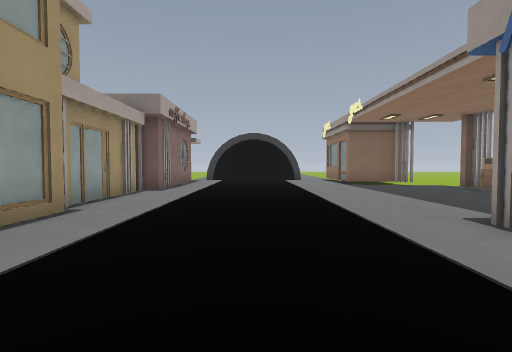
view 1 (above)

24 first-person views from a walk through a 3-D level made in the Godot game engine. The camera is 1.5 m above the floor, tilts 2° down and sees 85° across. The floor is counted in squares, 2 m on a side. Each view is taken from the middle of a square. On the plan, view 1 faces up. The plan holds only what a view shows up to about 10 squares ahead; the rest is blank. The place goes on beyond the plan. Flat picture figures and markers are left out. Some surface patterns are stand-ins.

view 2
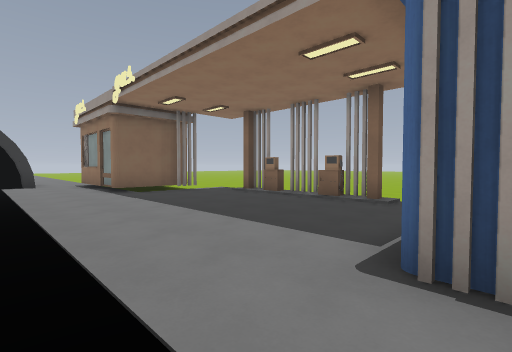

view 3
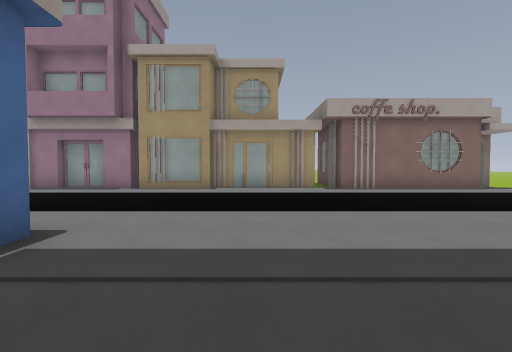

view 4
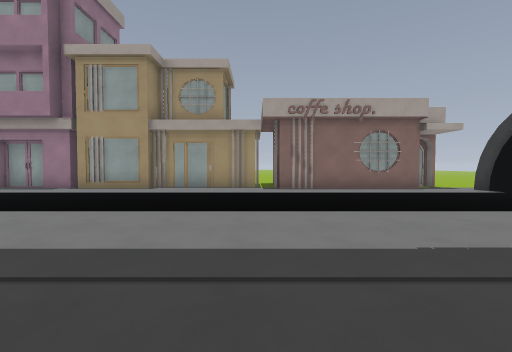

view 5
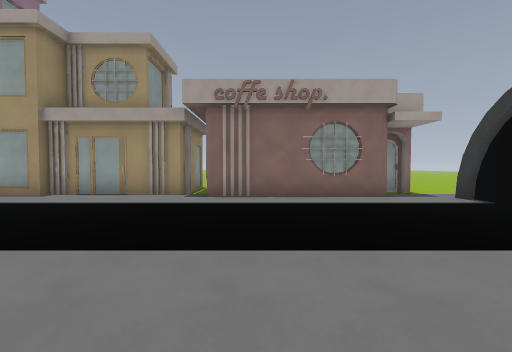

view 6
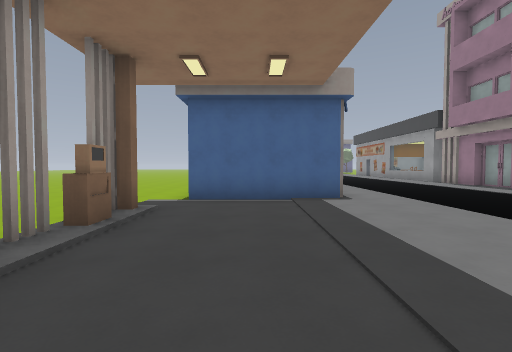

view 7
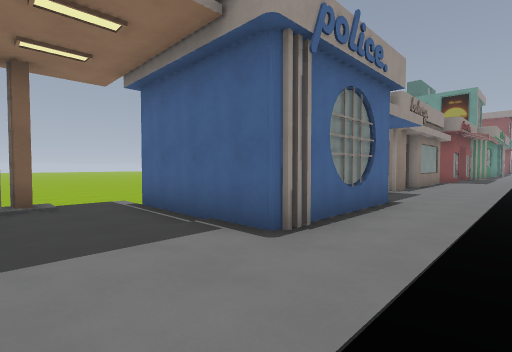

view 8
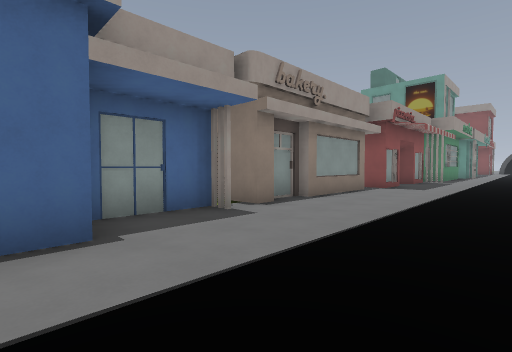

view 9
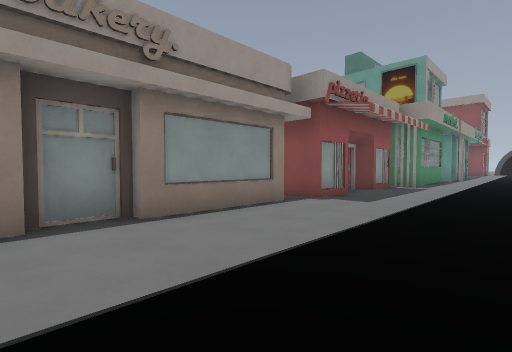

view 10
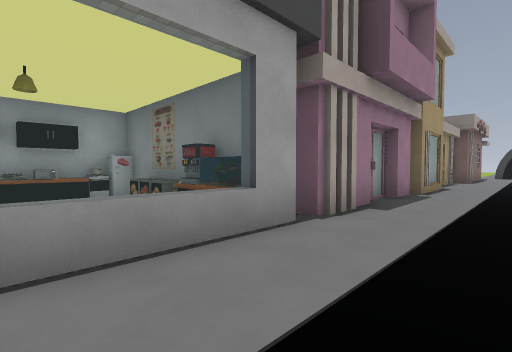

view 11
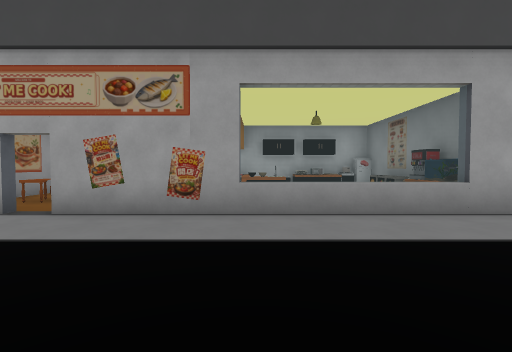

view 12
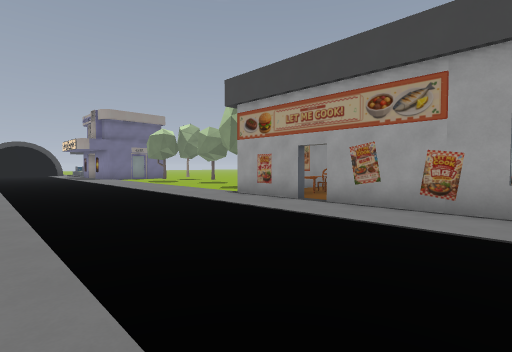

view 13
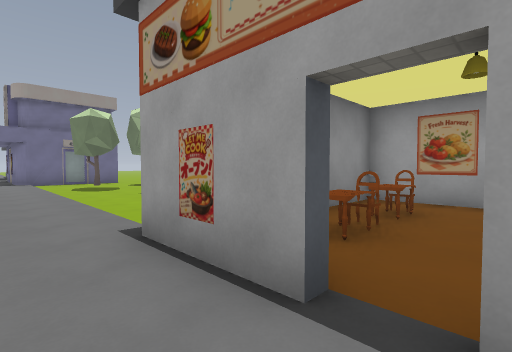

view 14
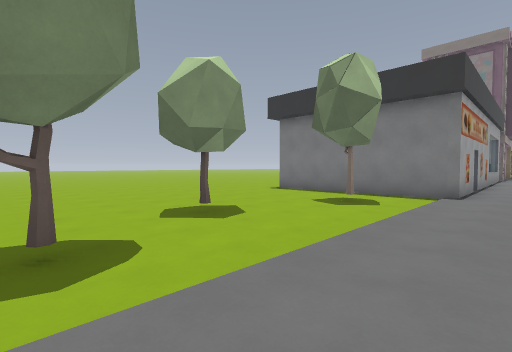

view 15
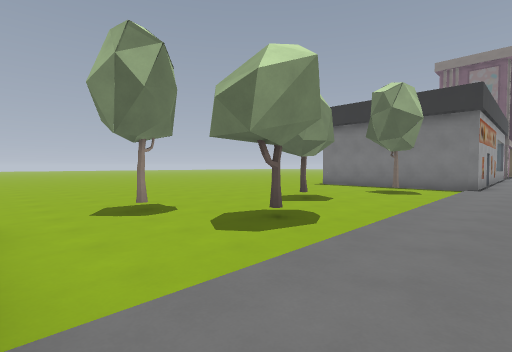

view 16
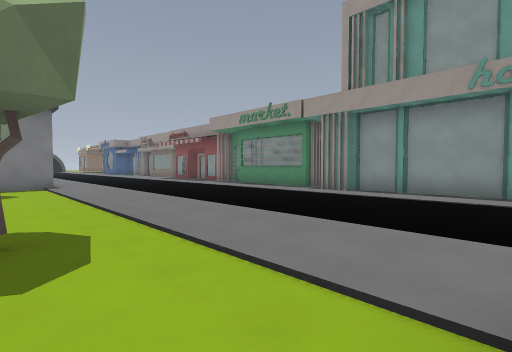

view 17
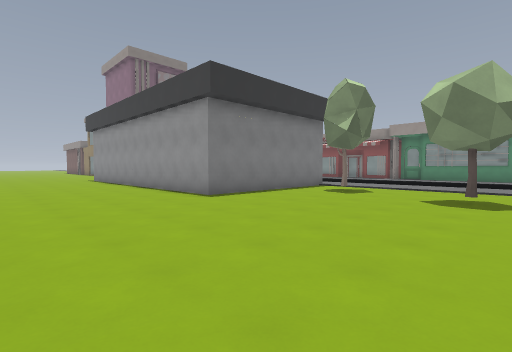

view 18
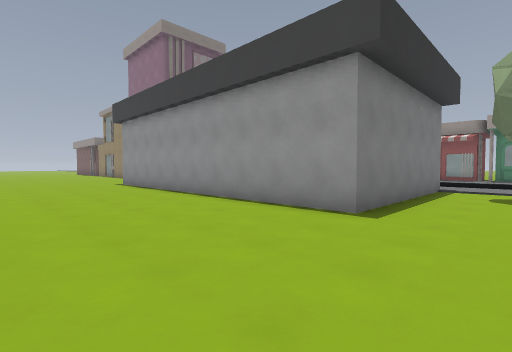

view 19
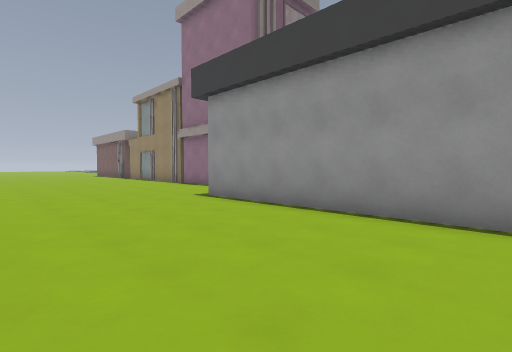

view 20
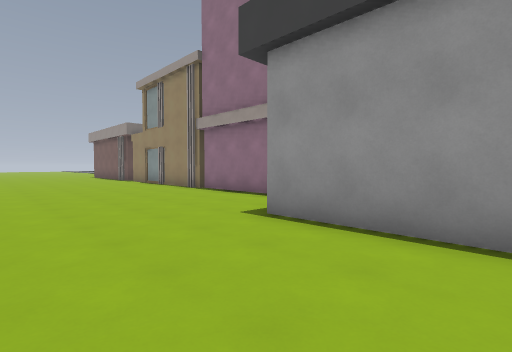

view 21
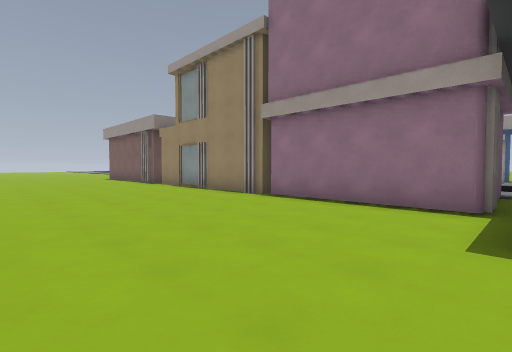

view 22
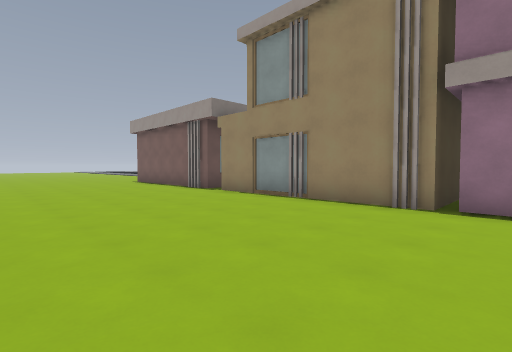

view 23
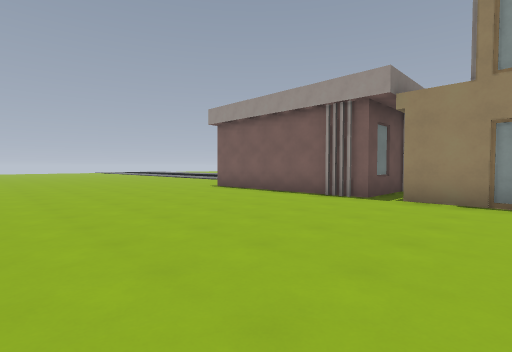

view 24
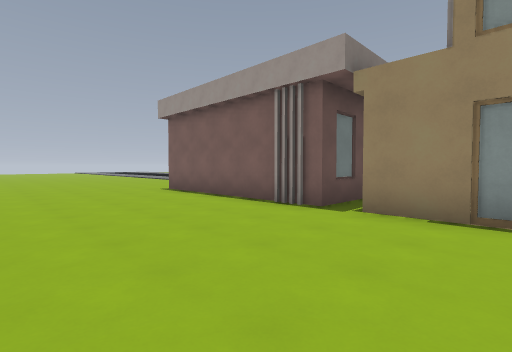

### Floor plan
Points are (right, up) in squares from view 1. A wall is a line through its corners. A room is listed if a view was taken in it or the views show most of it. See-through windows are left out.
Room 1 (views 1, 2, 3, 4, 5, 6, 7, 8, 9, 10, 11, 12, 13, 14, 15, 16, 17, 18, 19, 20, 21, 22, 23, 24)
walls: (-3.2, -3) (-3.3, -10.1); (-3.2, -0.5) (-3.2, -2.4); (-6.6, -2.4) (-6.6, 1.9); (-3.3, -10.8) (-3.3, -13) (-8.7, -13) (-8.7, -5.2); (3.8, -3.4) (3.8, -2.9); (-3.6, 1) (-3.6, -0.6); (3.6, -2) (4.2, -2) (4.2, 0); (3.8, -7.8) (3.8, -4.6) (4.2, -4.6) (4.2, -3.2); (-8.7, -3.6) (-8.7, -3); (-4, 1.9) (-3.2, 1.9) (-3.2, 0.9); (3.1, 0.1) (3.1, 3.7) (6.6, 3.7); (3.5, -10) (3.5, -8.6) (4.6, -8.6); (3.5, -13.1) (3.5, -11.6) (4, -11.4); (2.9, -13.6) (3.6, -13.6); (7.2, 5.6) (7.2, 6.2) (7, 6.2) (7, 6.9); (3.1, -18.3) (3.1, -17.9); (7.2, 7) (7.2, 7.9); (7, 8) (7, 8.6); (2.5, -20.2) (2.5, -19.2); (7.2, 8.9) (7.2, 9.3); (3.1, -21.4) (3.1, -20.2); (2.9, -21.8) (2.9, -19.6); (6.1, 10.9) (5.4, 10.9); (-3.2, 13.1) (-3.2, 12.1); (6.1, 11.3) (3.8, 11.3) (3.8, 14.5); (-3.1, 13.3) (-3.1, 8.8) (-6.6, 8.8) (-6.6, 14.5); (3.1, -23.6) (3.1, -21.6); (-4.1, 14.5) (-4.6, 14.5) (-4.6, 14)
ways out: opening at (7, 4.5); opening at (7, 10); gap at (7, 6); gap at (7, 8)
objects: fridge (-9, -4); plate (-8, -6) to (-8, -5); other object (-8, -4); tree (-7, -22); tree (-6, -18); house (-6, 5) to (-6, 6); house (-6, 8) to (-4, 8); tree (-5, -21); tree (-5, -15); house (-3, 3) to (-3, 4)

Where each view was taken, in squares from view 1:
view 1: 0 up, 0 right, facing up
view 2: 3 up, 1 right, facing up-right
view 3: 6 up, 6 right, facing left
view 4: 8 up, 6 right, facing left
view 5: 10 up, 4 right, facing left
view 6: 10 up, 5 right, facing down
view 7: 6 up, 1 right, facing down-right
view 8: 1 up, 0 right, facing down-right
view 9: 3 down, 0 right, facing down-right
view 10: 6 down, 1 left, facing up-left
view 11: 7 down, 1 right, facing left
view 12: 7 down, 2 right, facing down-left
view 13: 10 down, 2 left, facing down-left
view 14: 21 down, 2 left, facing up-left
view 15: 24 down, 2 left, facing up-left
view 16: 24 down, 5 left, facing up-right
view 17: 19 down, 13 left, facing up-right
view 18: 15 down, 13 left, facing up-right
view 19: 9 down, 13 left, facing up-right
view 20: 6 down, 12 left, facing up-right
view 21: 3 down, 12 left, facing up-right
view 22: 1 up, 12 left, facing up-right
view 23: 6 up, 13 left, facing up-right
view 24: 6 up, 11 left, facing up-right
